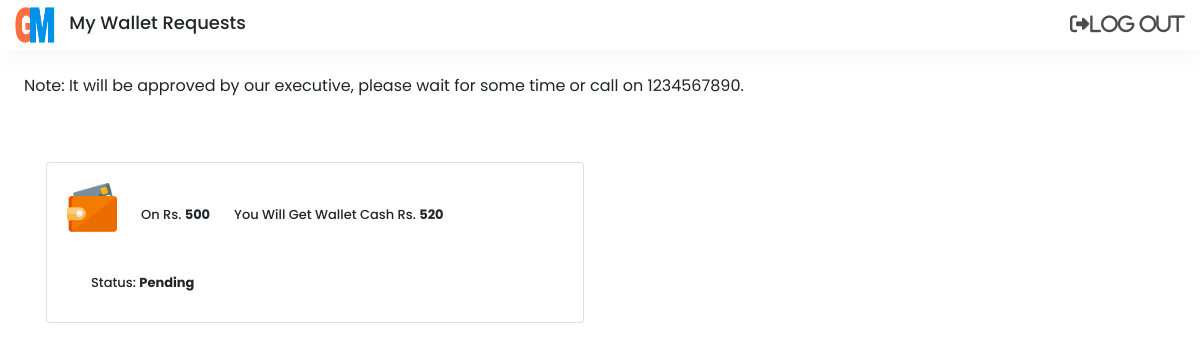
Screenshot of /wallet/wallet-request.php (signed in) with the database file from the repository.
### tables this page shows
CREATE TABLE `wallet` (
  `wlt_id` int(10) NOT NULL,
  `wlt_rupees` varchar(100) NOT NULL,
  `wlt_amount` varchar(100) NOT NULL
);

CREATE TABLE `subscription_request` (
  `sb_id` int(10) NOT NULL,
  `sb_wlt_id` varchar(10) NOT NULL,
  `sb_date` varchar(21) NOT NULL,
  `sb_status` int(1) NOT NULL,
  `sb_user_id` int(10) NOT NULL
);

### control/identification.php (called while the page is built, shortened)
<?php
require_once 'connection.php';
$mobile_number = $_SESSION["mobile_number"];
$password = $_SESSION["password"];
$query = "select user_id,mobile_number,password,user_wallet_owner,user_loc_id from user where mobile_number='$mobile_number' and password='$password'";
$result = mysqli_query($conn, $query);
$row = mysqli_fetch_assoc($result);
$user_id = $row["user_id"];
?>

### wallet/wallet-request.php (the view, shortened to what this page needs)
<?php
	require_once '../control/identification.php';
?>
<!DOCTYPE html>
<html lang="en">
<head>
    <link rel="stylesheet" href="https://maxcdn.bootstrapcdn.com/bootstrap/4.0.0/css/bootstrap.min.css">
</head>
<body>
    <header class="navigation fix-nav">
        <div class="logo-img">
            <div class="d-inline-block">
                <a href="" class="logo"><img src="../sys_images/logo.png" alt="logo"></a>
            </div>
            <div class="d-inline-block">
                <h1>My Wallet Requests</h1>
            </div>
        </div>
        <div class="right-menu">
            <a href="../login/logout.php">
                <em class="fa fa-sign-out">Log Out</em>
            </a>
        </div>
    </header>
	<div class="p-4 add-n">
		Note: It will be approved by our executive, please wait for some time or call on 1234567890.
	</div>
    <div class="container pt-4">
		<div class="row">
		<?php
			$requests = "select sb_wlt_id, sb_date,sb_status from subscription_request where sb_user_id=$user_id";
			$requests_result = mysqli_query($conn, $requests);
			if(mysqli_num_rows($requests_result)<=0)
				echo "<div class='text-center p-4'>No Requests.</div>";
			else{
				while($requests_row = mysqli_fetch_assoc($requests_result)){
					if($requests_row['sb_status']==0){
						$bg="white";
						$st="Pending";
					}
					$wallet = "select wlt_id, wlt_rupees, wlt_amount from wallet where wlt_id=".$requests_row['sb_wlt_id'];
					$wallet_result = mysqli_query($conn, $wallet);
					if(mysqli_num_rows($wallet_result)<=0)
						echo "<div class='text-center p-4'>No Requests.</div>";
					else{
						while($wallet_row=mysqli_fetch_assoc($wallet_result)){
		?>
			<div class="col-lg-6 col-md-6 p-3">
				<div class="card my_card" style="background:<?php echo $bg;?>">
					<div class="card-body">
						<div class="d-flex mb-3 NU wltdata">
							<img class="card-img-top" src="../sys_images/wallet.png" alt="wallet">
							<h5 class="card-title pl-4 pt-4">On Rs. <b><?php echo $wallet_row['wlt_rupees'];?></b></h5>
							<h5 class="card-title pl-4 pt-4">You Will Get Wallet Cash Rs. <b><?php echo $wallet_row['wlt_amount'];?></b></h5>
						</div>
						<div class="d-flex NU">
							<h5 class="card-title pl-4 pt-4">Status: <b><?php echo $st;?></b></h5>
						</div>
					</div>
				</div>
			</div>
		<?php
						}
					}
				}
			}
		?>
		</div>
	</div>
</body>
</html>

### wallet/wallet-request.php (style rules this page uses)
body { font-family: poppins; margin: 0px; padding: 0px; font-family: poppins; background-color: #ffffff; }
* { box-sizing: border-box; }
a { text-decoration: none; color: black; }
.navigation { display: flex; justify-content: space-between; align-items: center; padding: 5px; }
h1 { font-size: 18px; margin-left: 10px; }
h5 { font-size: 13px; }
.logo { width: 200px; margin-left: 10px; }
.logo img { height: 40px; width: 40px; }
.right-menu a { margin: 0px 10px; font-size: 1.2rem; color: rgba(0, 0, 0, 0.7); }
.fix-nav { width: 100%; position: -webkit-sticky; position: sticky; top: 0; left: 0px; background-color: #ffffff; box-shadow: 2px 2px 30px rgba(0, 0, 0, 0.05); z-index: 102; }
.row { display: -webkit-box; display: -ms-flexbox; display: flex; -ms-flex-wrap: wrap; flex-wrap: wrap; }
.card img { width:50px; }

### rows the page displays
subscription_request: sb_status "Pending"
wallet: wlt_rupees "500", wlt_amount "520"
